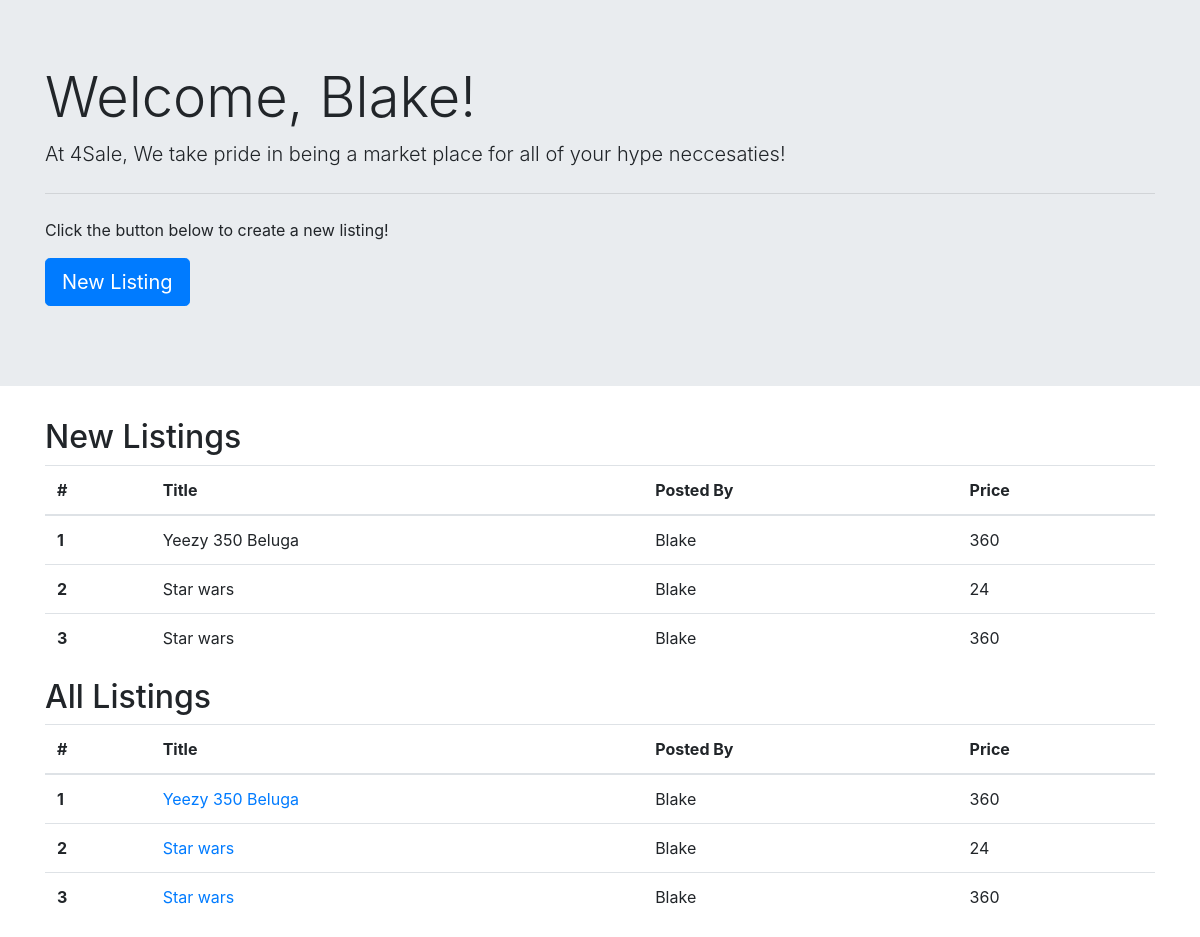
/dashboard (signed in), run on an earlier commit of the app's database.
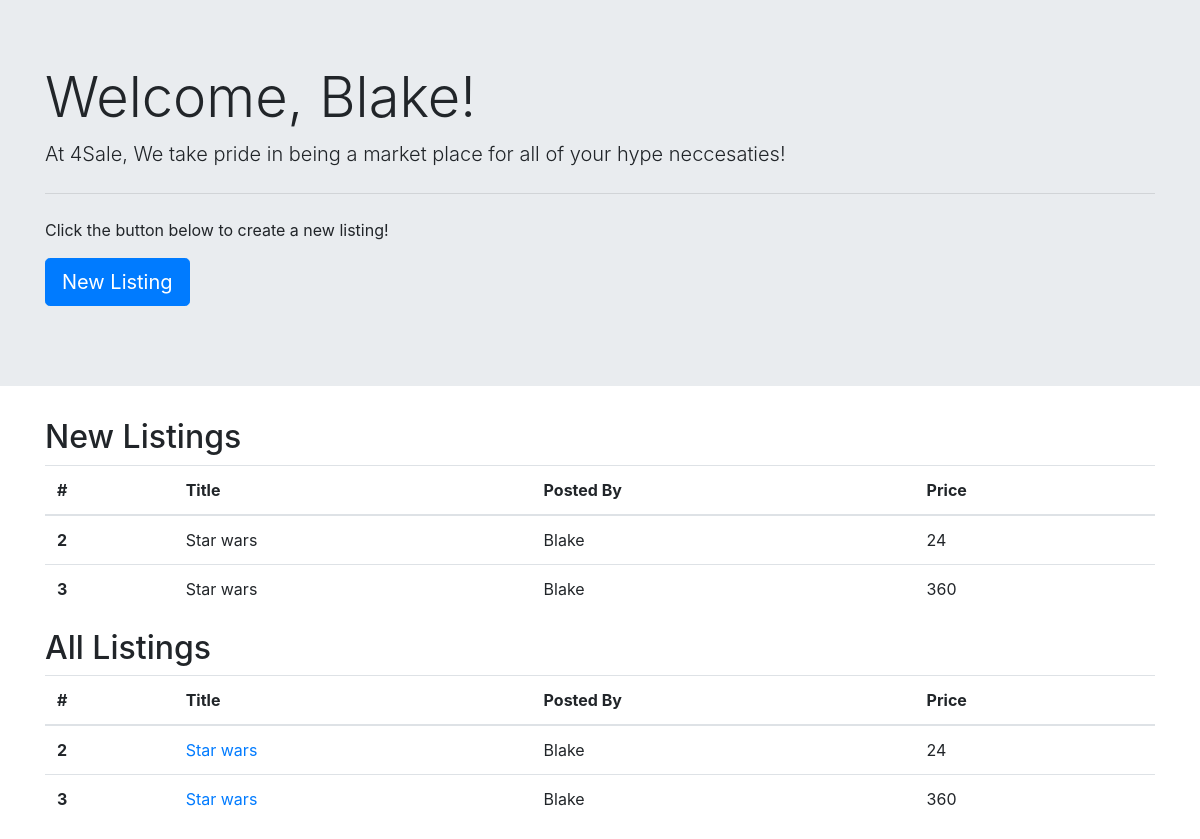
And on a later commit of the database.
### main/models.py (models this page shows, shortened)
class Listing(models.Model):
    title = models.CharField(max_length=100)
    desc = models.TextField()
    img = models.FileField()
    posted_by = models.ForeignKey(User, related_name='posted', on_delete=models.CASCADE)
    price = models.IntegerField()
    condition = models.CharField(max_length=10)
    location = models.CharField(max_length=15)
    watching = models.ManyToManyField(User, related_name='watching')
    created_at = models.DateTimeField(auto_now_add=True)
    updated_at = models.DateTimeField(auto_now=True)

class User(models.Model):
    first = models.CharField(max_length=45)
    last = models.CharField(max_length=45)
    email = models.TextField()
    password = models.TextField()
    created_at = models.DateTimeField(auto_now_add=True)
    updated_at = models.DateTimeField(auto_now=True)
    objects = UserManager()

### main/views.py (the view)
# urls.py: path('dashboard', views.success),
def success(request):
    if 'user_id' not in request.session:
        return redirect('/')
    logged_in_user = User.objects.get(id=request.session['user_id'])
    context = {
        'logged_in_user': logged_in_user,
        'all_listings': Listing.objects.all()
    }
    return render(request, 'dashboard.html', context)

### main/templates/dashboard.html (shortened to what this page needs)
<!doctype html>
<html lang="en">
<head>
    <link rel="stylesheet" href="https://maxcdn.bootstrapcdn.com/bootstrap/4.0.0/css/bootstrap.min.css"
>
</head>
<body>
    <div class="jumbotron jumbotron-fluid">
        <div class="container">
        <h1 class="display-4">
            Welcome, {{logged_in_user.first}}!
        </h1>
        <p class="lead">At 4Sale, We take pride in being a market place for all of your hype neccesaties!</p>
        <hr class="my-4">
        <p>Click the button below to create a new listing! </p>
        <p class="lead">
            <a class="btn btn-primary btn-lg" href="/newlisting" role="button">New Listing</a>
        </p>
    </div>
    </div>
    <div class="container">
        <h2>New Listings</h2>
        <table class="table">
            <thead>
                <tr>
                    <th scope="col">#</th>
                    <th scope="col">Title</th>
                    <th scope="col">Posted By</th>
                    <th scope="col">Price</th>
                </tr>
            </thead>
            <tbody>
                {% for Listing in all_listings %}
                <tr>
                    <th scope="row">{{Listing.id}}</th>
                    <td>{{Listing.title}}</td>
                    <td>{{Listing.posted_by.first}}</td>
                    <td>{{Listing.price}}</td>
                </tr>
                {% endfor %}
            </tbody>
        </table>
        <h2>All Listings</h2>
        <table class="table">
            <thead>
                <tr>
                    <th scope="col">#</th>
                    <th scope="col">Title</th>
                    <th scope="col">Posted By</th>
                    <th scope="col">Price</th>
                </tr>
            </thead>
            <tbody>
                {% for Listing in all_listings %}
                <tr>
                    <th scope="row">{{Listing.id}}</th>
                    <td><a href="/view/{{Listing.id}}">{{Listing.title}}</a></td>
                    <td>{{Listing.posted_by.first}}</td>
                    <td>{{Listing.price}}</td>
                </tr>
                {% endfor %}
            </tbody>
        </table>
    </div>
</body>
</html>

What changed in the data, as far as the page shows it:
removed Listing: id "1", title "Yeezy 350 Beluga", posted_by.first "Blake", price "360"
